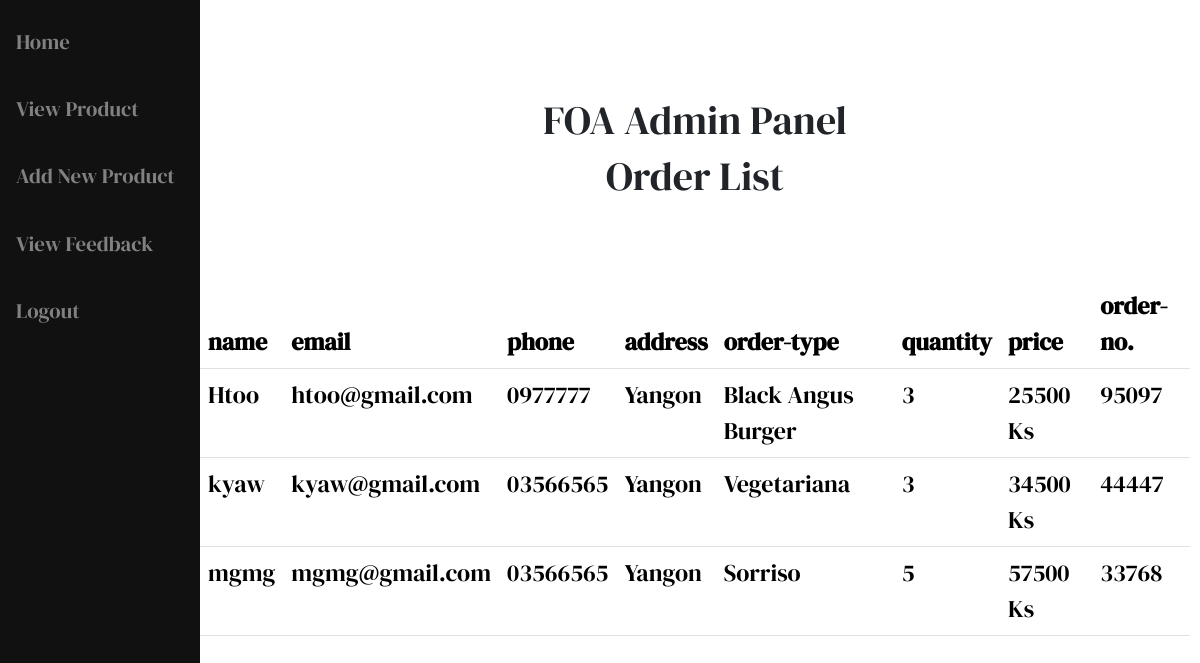
Page /admin/home.php on the committed database.
### tables this page shows
CREATE TABLE IF NOT EXISTS `order_pro` (
  `name` varchar(255) NOT NULL,
  `email` varchar(100) NOT NULL,
  `phone` varchar(50) NOT NULL,
  `address` varchar(255) NOT NULL,
  `type` varchar(255) NOT NULL,
  `qty` varchar(20) NOT NULL,
  `price` varchar(20) NOT NULL,
  `no` varchar(50) NOT NULL
);

### admin/home.php (the view, shortened to what this page needs)
<?php
include('connect.php');
?>
<!DOCTYPE html>
<html lang="en">
<head>
    <link rel="stylesheet" href="admin.css">
    <link href="https://cdn.jsdelivr.net/npm/bootstrap@5.3.1/dist/css/bootstrap.min.css" rel="stylesheet">
</head>
<body>
<div class="sidenav">
  <a href="home.php">Home</a><br>
  <a href="product.php">View Product</a><br>
  <a href="update.php">Add New Product</a><br>
  <a href="view_contact.php">View Feedback</a><br>
  <a href="logout.php">Logout</a>
</div>
<br><br><br><br>
<div class="main">
<div class="ad"><center><h1>FOA Admin Panel</h1></center></div>
<div class="order">
    <center><h1>Order List</h1></center>
    <br><br>
<table class="table">
   <thead>
        <tr>
        <th scope="col">name</th>
        <th scope="col">email</th>
        <th scope="col">phone</th>
        <th scope="col">address</th>
        <th scope="col">order-type</th>
        <th scope="col">quantity</th>
        <th scope="col">price</th>
        <th scope="col">order-no.</th>
        </tr>
    </thead>
    <tbody>
            <?php
                $order = mysqli_query($con,"SELECT * FROM order_pro");
                while($list = mysqli_fetch_array($order)){
                  $p_name = $list['name'];
                  $p_email = $list['email'];
                  $p_phone = $list['phone'];
                  $p_address = $list['address'];
                  $p_type = $list['type'];
                  $p_qty = $list['qty'];
                  $p_price = $list['price'];
                  $p_ordno = $list['no'];
                  echo
                     " <tr>
                        <td>$p_name</td>
                        <td>$p_email</td>
                        <td>$p_phone</td>
                        <td> $p_address</td>
                        <td> $p_type</td>
                        <td>$p_qty </td>
                        <td>$p_price Ks</td>
                        <td> $p_ordno</td>
                      </tr>"
                  ;
                }
            ?>
    </tbody>
    </table>
    </div>
</div>
</body>
</head>

### admin/admin.css (style rules this page uses)
* { margin: 0; padding: 0; box-sizing: border-box; font-family: 'DM Serif Display', serif; }
.table { border-radius: 20px; }
.sidenav { height: 100%; width: 200px; position: fixed; z-index: 1; top: 0; left: 0; background-color: #111; overflow-x: hidden; padding-top: 20px; }
.sidenav a { padding: 6px 8px 6px 16px; text-decoration: none; font-size: 1.3rem; color: #818181; display: block; }
.main { margin-left: 190px; font-size: 1.5rem; padding: 0px 10px; }

### rows in the picture
order_pro: name "Htoo", email "htoo@gmail.com", phone "0977777", address "Yangon", type "Black Angus Burger", qty "3", price "25500", no "95097"
order_pro: name "kyaw", email "kyaw@gmail.com", phone "03566565", address "Yangon", type "Vegetariana", qty "3", price "34500", no "44447"
order_pro: name "mgmg", email "mgmg@gmail.com", phone "03566565", address "Yangon", type "Sorriso", qty "5", price "57500", no "33768"
